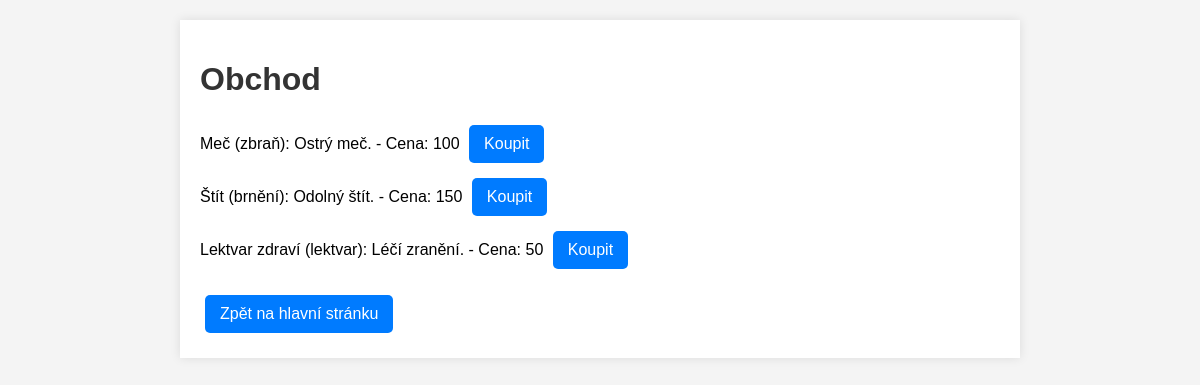
Page /shop on the committed database.
### app/models.py (models this page shows)
class ShopItem(db.Model):
    id = db.Column(db.Integer, primary_key=True)
    name = db.Column(db.String(80), nullable=False)
    description = db.Column(db.String(200))
    item_type = db.Column(db.String(50), nullable=False)
    price = db.Column(db.Integer, nullable=False)

### app/routes.py (the view)
@app.route('/shop')
def shop():
    shop_items = ShopItem.query.all()
    return render_template('shop.html', shop_items=shop_items)

### templates/shop.html (shortened to what this page needs)
<!DOCTYPE html>
<html>
<head>
    <link rel="stylesheet" type="text/css" href="{{ url_for('static', filename='css/styles.css') }}">
</head>
<body>
    <div class="container">
        <h1>Obchod</h1>
        <ul>
            {% for item in shop_items %}
                <li>
                    {{ item.name }} ({{ item.item_type }}): {{ item.description }} - Cena: {{ item.price }}
                    <a href="{{ url_for('buy_item', item_id=item.id) }}">Koupit</a>
                </li>
            {% endfor %}
        </ul>
        <a href="{{ url_for('index') }}">Zpět na hlavní stránku</a>
    </div>
</body>
</html>

### static/css/styles.css (style rules this page uses)
body { font-family: Arial, sans-serif; background-color: #f4f4f4; margin: 0; padding: 0; }
.container { max-width: 800px; margin: 20px auto; padding: 20px; background-color: #fff; box-shadow: 0 0 10px rgba(0, 0, 0, 0.1); }
h1, h2 { color: #333; }
ul { list-style-type: none; padding: 0; }
li { margin: 5px 0; }
button, a { display: inline-block; margin: 5px; padding: 10px 15px; color: #fff; background-color: #007bff; border: none; border-radius: 5px; text-decoration: none; cursor: pointer; }

### rows in the picture
ShopItem: name "Meč", item_type "zbraň", description "Ostrý meč.", price "100"
ShopItem: name "Štít", item_type "brnění", description "Odolný štít.", price "150"
ShopItem: name "Lektvar zdraví", item_type "lektvar", description "Léčí zranění.", price "50"
